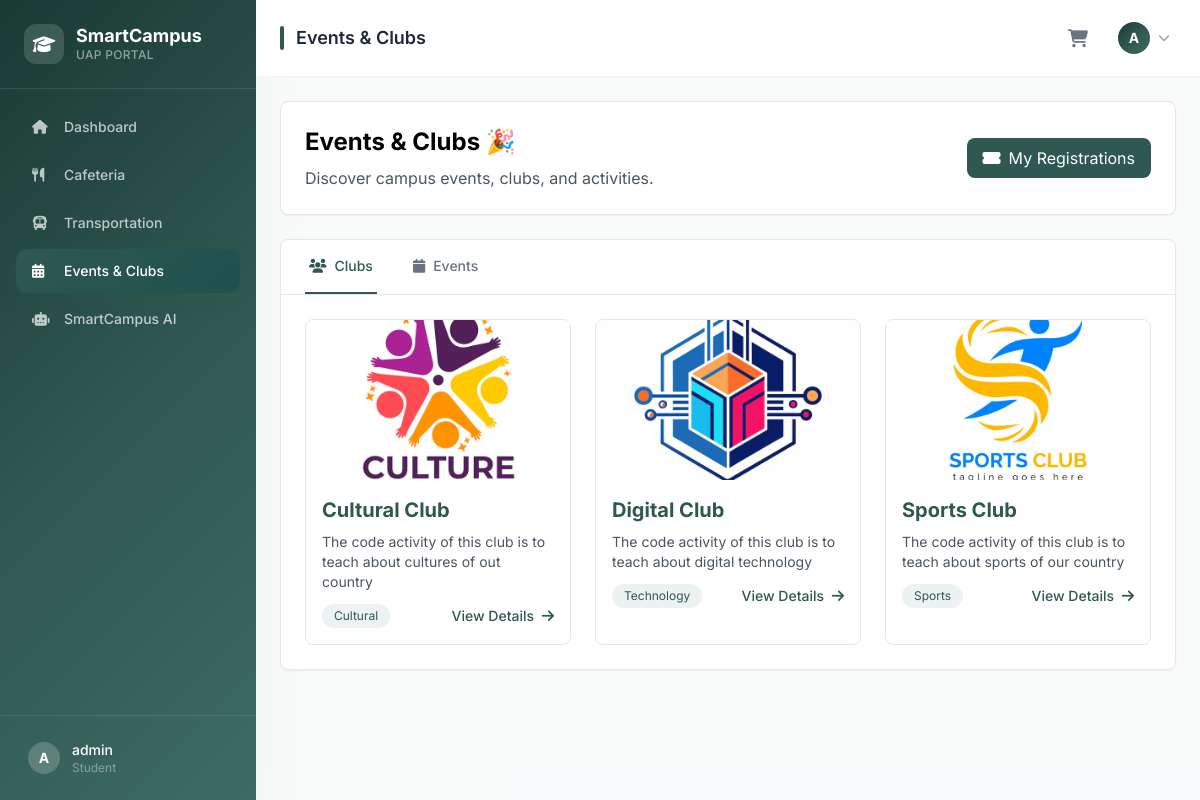
/events/ (signed in), run on the app's committed database.
### events/models.py (models this page shows, shortened)
class Club(models.Model):
    name = models.CharField(max_length=200)
    description = models.TextField()
    category = models.CharField(max_length=100, choices=[
        ('cultural', 'Cultural'),
        ('sports', 'Sports'),
        ('academic', 'Academic'),
        ('technology', 'Technology'),
        ('arts', 'Arts'),
        ('social', 'Social'),
    ])
    president = models.CharField(max_length=200, blank=True)
    contact_email = models.EmailField(blank=True)
    logo = models.ImageField(upload_to='clubs/', blank=True, null=True)
    is_active = models.BooleanField(default=True)
    created_at = models.DateTimeField(auto_now_add=True)
    updated_at = models.DateTimeField(auto_now=True)
    class Meta:
        ordering = ['name']

### events/views.py (the view)
# urls.py: path('events/', events, name='events'),
@login_required
def events(request):
    clubs = Club.objects.filter(is_active=True)
    all_events = Event.objects.filter(is_active=True).order_by('event_date', 'event_time')
    user_registered_event_ids = set(
        EventRegistration.objects.filter(user=request.user).values_list('event_id', flat=True)
    )
    clubs_data = []
    for club in clubs:
        clubs_data.append({
            'id': club.id,
            'name': club.name,
            'description': club.description,
            'category': club.category,
            'category_display': club.get_category_display(),
            'president': club.president,
            'contact_email': club.contact_email,
            'logo': club.logo.url if club.logo else None,
            'is_active': club.is_active,
        })
    events_data = []
    for event in all_events:
        events_data.append({
            'id': event.id,
            'title': event.title,
            'description': event.description,
            'club_id': event.club_id,
            'club_name': event.club.name if event.club else None,
            'event_date': event.event_date.isoformat(),
            'event_time': event.event_time.strftime('%H:%M:%S'),
            'location': event.location,
            'image': event.image.url if event.image else None,
            'is_active': event.is_active,
            'is_registered': event.id in user_registered_event_ids,
            'registration_count': event.registration_count,
        })
    return render(request, 'events.html', {
        'active_page': 'events',
        'page_title': 'Events & Clubs',
        'clubs': clubs,
        'events': all_events,
        'clubs_json': json.dumps(clubs_data, cls=DjangoJSONEncoder),
        'events_json': json.dumps(events_data, cls=DjangoJSONEncoder),
        'user_registered_event_ids': user_registered_event_ids,
    })

### cafeteria/context_processors.py (called while the page is built)
def cart_count(request):
    cart = request.session.get('cart', {})
    return {'cart_count': sum(cart.values())}

### events/models.py (called while the page is built)
    @property
    def registration_count(self):
        return self.registrations.count()

### templates/events.html (shortened to what this page needs)
{% extends 'user_base.html' %}
{% load static %}
{% block content %}
<div class="space-y-6">
    <div class="bg-white rounded-lg shadow-sm border border-gray-200 p-6 flex items-center justify-between">
        <div>
            <h2 class="text-2xl font-bold text-black mb-2">Events & Clubs 🎉</h2>
            <p class="text-gray-600">Discover campus events, clubs, and activities.</p>
        </div>
        <a href="{% url 'my_registered_events' %}" class="inline-flex items-center px-4 py-2 bg-primary text-white rounded-lg hover:bg-primary/90 transition">
            <i class="fas fa-ticket-alt mr-2"></i>My Registrations
        </a>
    </div>
    <div class="bg-white rounded-lg shadow-sm border border-gray-200">
        <div class="border-b border-gray-200">
            <nav class="flex space-x-8 px-6" aria-label="Tabs">
                <button onclick="switchTab('clubs')" id="tab-clubs" class="tab-btn py-4 px-1 border-b-2 font-medium text-sm border-primary text-primary">
                    <i class="fas fa-users mr-2"></i>Clubs
                </button>
                <button onclick="switchTab('events')" id="tab-events" class="tab-btn py-4 px-1 border-b-2 font-medium text-sm border-transparent text-gray-500 hover:text-primary hover:border-gray-300">
                    <i class="fas fa-calendar mr-2"></i>Events
                </button>
            </nav>
        </div>
        <div id="content-clubs" class="tab-content p-6">
            {% if clubs %}
            <div class="grid grid-cols-1 md:grid-cols-2 lg:grid-cols-3 gap-6">
                {% for club in clubs %}
                <div class="border border-gray-200 rounded-lg overflow-hidden hover:shadow-lg transition cursor-pointer" onclick="openClubModal({{ club.id }})">
                    {% if club.logo %}
                    <div class="h-40 bg-gray-100">
                        <img src="{{ club.logo.url }}" alt="{{ club.name }}" class="w-full h-full object-cover">
                    </div>
                    {% else %}
                    <div class="h-40 bg-gradient-to-br from-primary to-accent flex items-center justify-center">
                        <i class="fas fa-users text-white text-5xl"></i>
                    </div>
                    {% endif %}
                    <div class="p-4">
                        <h3 class="text-xl font-bold text-primary mb-2">{{ club.name }}</h3>
                        <p class="text-sm text-gray-600 mb-3">{{ club.description|truncatewords:20 }}</p>
                        <div class="flex items-center justify-between">
                            <span class="inline-block px-3 py-1 bg-accent/10 text-primary text-xs rounded-full">
                                {{ club.get_category_display }}
                            </span>
                            <button class="text-primary hover:underline text-sm font-medium">
                                View Details <i class="fas fa-arrow-right ml-1"></i>
                            </button>
                        </div>
                    </div>
                </div>
                {% endfor %}
            </div>
            {% else %}
            <div class="text-center py-12">
                <i class="fas fa-users text-gray-300 text-6xl mb-4"></i>
                <h3 class="text-xl font-bold text-black mb-2">No Clubs Available</h3>
                <p class="text-gray-600">Check back later for upcoming clubs!</p>
            </div>
            {% endif %}
        </div>
    </div>
</div>
{% endblock %}

### templates/user_base.html (shortened to what this page needs)
{% extends 'base.html' %}
{% block body %}
<div class="flex h-screen overflow-hidden">
    <aside class="w-64 gradient-bg flex flex-col shadow-2xl flex-shrink-0">
        <div class="p-6 border-b border-white/10">
            <div class="flex items-center space-x-3">
                <div class="w-10 h-10 bg-white/15 rounded-xl flex items-center justify-center backdrop-blur-sm">
                    <i class="fas fa-graduation-cap text-white text-lg"></i>
                </div>
                <div>
                    <h1 class="text-lg font-bold text-white leading-tight">SmartCampus</h1>
                    <p class="text-xs text-white/50 font-medium tracking-wide uppercase">UAP Portal</p>
                </div>
            </div>
        </div>
        <nav class="flex-1 p-4 space-y-1 overflow-y-auto">
            <a href="{% url 'dashboard' %}" class="sidebar-link flex items-center space-x-3 px-4 py-3 rounded-xl text-white/70 hover:text-white hover:bg-white/10 smooth transition {% if active_page == 'dashboard' %}active{% endif %}">
                <i class="fas fa-home w-5 text-sm"></i>
                <span class="font-medium text-sm">Dashboard</span>
            </a>
            <a href="{% url 'cafeteria' %}" class="sidebar-link flex items-center space-x-3 px-4 py-3 rounded-xl text-white/70 hover:text-white hover:bg-white/10 smooth transition {% if active_page == 'cafeteria' %}active{% endif %}">
                <i class="fas fa-utensils w-5 text-sm"></i>
                <span class="font-medium text-sm">Cafeteria</span>
            </a>
            <a href="{% url 'transportation' %}" class="sidebar-link flex items-center space-x-3 px-4 py-3 rounded-xl text-white/70 hover:text-white hover:bg-white/10 smooth transition {% if active_page == 'transportation' %}active{% endif %}">
                <i class="fas fa-bus w-5 text-sm"></i>
                <span class="font-medium text-sm">Transportation</span>
            </a>
            <a href="{% url 'events' %}" class="sidebar-link flex items-center space-x-3 px-4 py-3 rounded-xl text-white/70 hover:text-white hover:bg-white/10 smooth transition {% if active_page == 'events' %}active{% endif %}">
                <i class="fas fa-calendar-alt w-5 text-sm"></i>
                <span class="font-medium text-sm">Events & Clubs</span>
            </a>
            <a href="{% url 'ai' %}" class="sidebar-link flex items-center space-x-3 px-4 py-3 rounded-xl text-white/70 hover:text-white hover:bg-white/10 smooth transition {% if active_page == 'ai' %}active{% endif %}">
                <i class="fas fa-robot w-5 text-sm"></i>
                <span class="font-medium text-sm">SmartCampus AI</span>
            </a>
        </nav>
        <div class="p-4 border-t border-white/10">
            <div class="flex items-center space-x-3 px-3 py-2">
                <div class="w-8 h-8 bg-white/20 rounded-full flex items-center justify-center text-white text-sm font-bold">
                    {{ user.username|first|upper }}
                </div>
                <div class="flex-1 min-w-0">
                    <p class="text-white text-sm font-medium truncate">{{ user.username }}</p>
                    <p class="text-white/40 text-xs">Student</p>
                </div>
            </div>
        </div>
    </aside>
    <div class="flex-1 flex flex-col overflow-hidden">
        <header class="bg-white border-b border-gray-100 px-6 py-4 flex items-center justify-between shadow-sm flex-shrink-0">
            <div class="flex items-center space-x-3">
                <div class="w-1 h-6 bg-primary rounded-full"></div>
                <h2 class="text-lg font-semibold text-gray-800">{{ page_title }}</h2>
            </div>
            <div class="flex items-center space-x-4">
                <a href="{% url 'cart_view' %}" class="relative p-2 text-gray-500 hover:text-primary hover:bg-primary/5 rounded-xl smooth transition">
                    <i class="fas fa-shopping-cart text-lg"></i>
                </a>
                <div class="relative">
                    <button onclick="toggleDropdown()" class="flex items-center space-x-2 p-1.5 rounded-xl hover:bg-gray-50 smooth transition focus:outline-none">
                        <div class="w-8 h-8 gradient-bg rounded-full flex items-center justify-center text-white text-sm font-bold">
                            {{ user.username|first|upper }}
                        </div>
                        <i class="fas fa-chevron-down text-gray-400 text-xs"></i>
                    </button>
                </div>
            </div>
        </header>
        <main class="flex-1 overflow-y-auto p-6 bg-gray-50/80">
            {% block content %}{% endblock %}
        </main>
    </div>
</div>
{% endblock %}

### templates/base.html (style rules this page uses)
body { font-family: 'Inter', sans-serif; }
.sidebar-link.active { background: linear-gradient(135deg, #2f5850, #1f514f); color: #fff; box-shadow: 0 4px 15px rgba(47,88,80,0.35); }
.gradient-bg { background: linear-gradient(135deg, #1a3a34 0%, #2f5850 50%, #3d6b62 100%); }
.smooth { transition: all 0.2s ease; }

### data on the page
Club: logo (picture), name "Cultural Club", description "The code activity of this club is to teach about cultures of out country", category "Cultural"
Club: logo (picture), name "Digital Club", description "The code activity of this club is to teach about digital technology", category "Technology"
Club: logo (picture), name "Sports Club", description "The code activity of this club is to teach about sports of our country", category "Sports"

### other printed values
{{ user.username|first|upper }} "A"
{{ user.username }} "admin"
{{ page_title }} "Events & Clubs"
